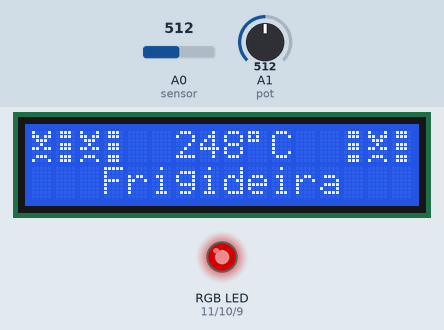
Simulated run of this sketch. Board: Arduino Uno, built with avr-gcc and run on an emulated ATmega328P. On the bench: 16×2 character LCD, an RGB LED mixed from three pins (HIGH = lit). The inputs (shaded band) are chosen by the test bench; at power-on: A1 (pot) = 512, A0 (sensor) = 512. Dim RGB values are drawn brighter than linear.

Above: at 5.6 s.
5.7 s: A1 (pot) set to 716
At 6.9 s:
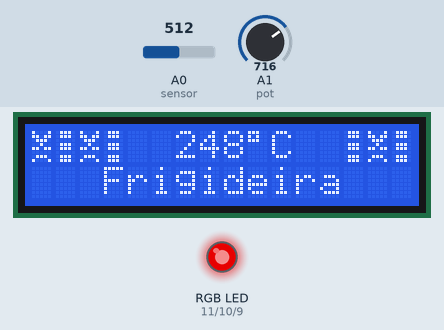
7.2 s: A0 (sensor) set to 74
At 10.1 s:
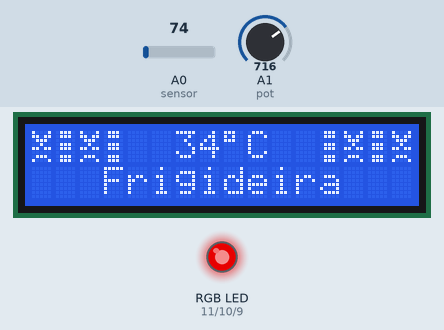
10.2 s: A0 (sensor) set to 62
11.7 s: A1 (pot) set to 900
At 12.7 s:
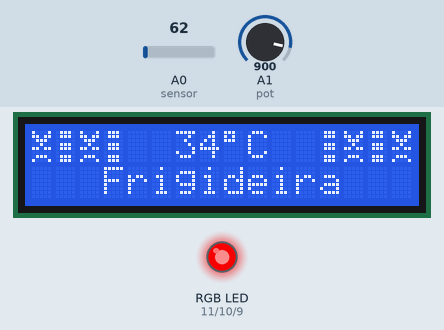
13.2 s: A0 (sensor) set to 20
At 15.6 s:
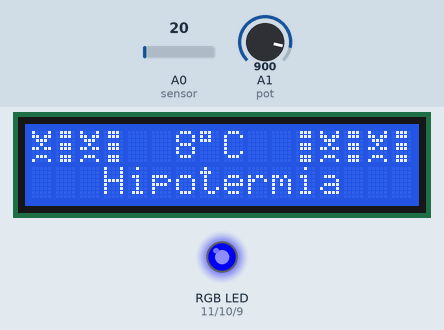
16.2 s: A1 (pot) set to 122
At 17.3 s:
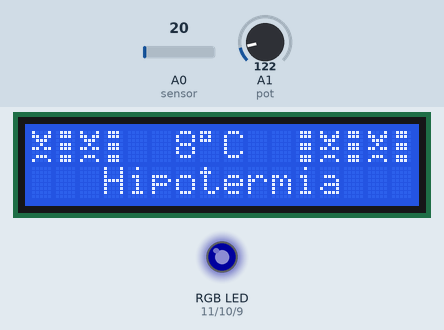
Timing chart, 0 to 18.7 s (numbered marks = the images above; inputs shaded):
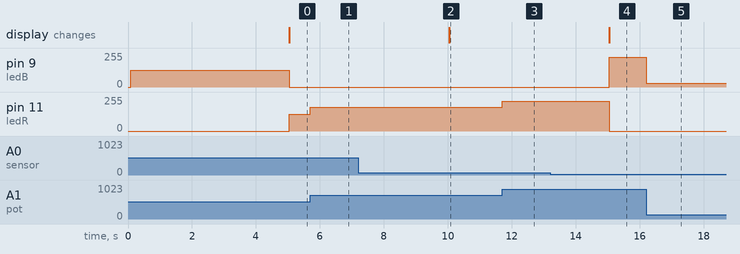

Measured:
- after the input at 5.7 s, pin 11 (ledR): 127/255 → 178/255 at once
- after the input at 7.2 s, the display: changes after 2.8 s (image 2)
- after the input at 10.2 s, every drawn part: stays the same
- after the input at 11.7 s, pin 11 (ledR): 178/255 → 224/255 at once
- after the input at 13.2 s, pin 9 (ledB): 0/255 → 224/255 after 1.8 s; pin 10 (ledG): stays LOW (without the input it goes to HIGH after 1.8 s); the display: changes after 1.8 s (image 4)
- after the input at 16.2 s, pin 9 (ledB): 224/255 → 30/255 at once

The sketch:

temp_noah.ino
```cpp
#include <Wire.h>
#include <LiquidCrystal_I2C.h>

#define sensor A0
#define ledR 11
#define ledG 10
#define ledB 9
#define pot A1

float temperatura = 0;
float offsetreal = -2;
int temparredondada = 0;

bool estadoLed = true;

unsigned long tempoAnterior = 0;
const unsigned long intervalo = 5000; // 5 segundos

//LiquidCrystal_I2C lcd(0x27, 2, 1, 0, 4, 5, 6, 7, 3, POSITIVE); // inicia lcd

LiquidCrystal_I2C lcd(0x27, 16, 2);

void setup() {

  byte exclamacao[] = {
  B10001,
  B11011,
  B01110,
  B00100,
  B11011,
  B00000,
  B01110,
  B10001
  };

  byte zeros[] = {
  B01110,
  B01110,
  B00000,
  B01110,
  B01110,
  B00000,
  B01110,
  B01110
};

  pinMode(sensor, INPUT);
  pinMode(ledR, OUTPUT);
  pinMode(ledG, OUTPUT);
  pinMode(ledB, OUTPUT);

  lcd.init();
  lcd.setBacklight(1);
  lcd.createChar(1,exclamacao);
  lcd.createChar(2,zeros);

}

int lerPot() {

  int valorPot = analogRead(pot);
  valorPot = map(valorPot, 0, 1023, 0, 255); // mapeamento analógico para digital
  return valorPot;

}


int lertemperatura() {

  int leitura = analogRead(sensor);
  float tensao = leitura * (5.0 / 1024.0); // ajusta a voltagem à condição de temperatura, evita variações bruscas comuns a este tipo de sensor
  temperatura = tensao * 100 + offsetreal; // um grau celsiu = 10mV = 0.01v
  temparredondada = round(temperatura);
  return temparredondada;

}

void mostratemperatura() {

  lcd.setCursor(0, 0);
  //lcd.print("****  ");
  lcd.write(1);
  lcd.write(2);
  lcd.write(1);
  lcd.write(2);
  //lcd.write(1);
  lcd.print("  ");
  lcd.print(temparredondada);
  lcd.print((char)223);
  lcd.print("C  ");
  lcd.write(2);
  lcd.write(1);
  lcd.write(2);
  lcd.write(1);
  lcd.write(2);

  String mensagem;

  if (temparredondada <= 20) {
    mensagem = "Hipotermia";
  } else if (temparredondada <= 30) {
    mensagem = "Suave na nave";
  } else {
    mensagem = "Frigideira";
  }

  lcd.setCursor(0, 1);
  lcd.print("                ");  // limpa a linha
  int posicao = (16 - mensagem.length()) / 2;
  lcd.setCursor(posicao, 1);
  lcd.print(mensagem);
}

void red(int intensidade) {
  analogWrite(ledR, intensidade);
  analogWrite(ledG, 0);
  analogWrite(ledB, 0);

}

void green(int intensidade) {
  analogWrite(ledR, 0);
  analogWrite(ledG, intensidade);
  analogWrite(ledB, 0);

}

void blue(int intensidade) {
  analogWrite(ledR, 0);
  analogWrite(ledG, 0);
  analogWrite(ledB, intensidade);

}

void apagarLEDs() {

  analogWrite(ledR, 0);
  analogWrite(ledG, 0);
  analogWrite(ledB, 0);

}

void loop() {

  unsigned long tempoAtual = millis();
  int intensidade = lerPot();

  // Atualiza temperatura e LCD a cada 5 segundos
  if (tempoAtual - tempoAnterior >= intervalo) {
    tempoAnterior = tempoAtual;

    int t = lertemperatura();
    mostratemperatura();

    if (estadoLed) {
      if (t <= 21) {
        blue(intensidade);
      } else if (t <= 30) {
        green(intensidade);
      } else {
        red(intensidade);
      }
    } else {
      apagarLEDs();
    }
  }

  // Mesmo fora do intervalo de 5s, permite ajuste de intensidade em tempo real
  if (estadoLed) {
    if (temparredondada <= 20) {
      blue(intensidade);
    } else if (temparredondada <= 30) {
      green(intensidade);
    } else {
      red(intensidade);
    }
  } else {
    apagarLEDs();
  }
}
```

LED_RGB.cpp
```cpp
#include "LED_RGB.h"
#include <Arduino.h>


LED_RGB::LED_RGB(int pinR, int pinG, int pinB){

    this->pinoR = pinR;
    this->pinoG = pinG;
    this->pinoB = pinB;

    pinMode(pinoR, OUTPUT);
    pinMode(pinoG, OUTPUT);
    pinMode(pinoB, OUTPUT);

}

void LED_RGB::red(int intensidade){

    analogWrite(pinoR, intensidade);
    analogWrite(pinoG, 0);
    analogWrite(pinoB, 0);

}

void LED_RGB::green(int intensidade){

    analogWrite(pinoR, 0);
    analogWrite(pinoG, intensidade);
    analogWrite(pinoB, 0);

}

void LED_RGB::blue(int intensidade){

    analogWrite(pinoR, 0);
    analogWrite(pinoG, 0);
    analogWrite(pinoB, intensidade);

}

void LED_RGB::off(){

    analogWrite(pinoR, 0);
    analogWrite(pinoG, 0);
    analogWrite(pinoB, 0);

}
```

LED_RGB.h
```cpp
#ifndef LED_RGB__H_INCLUDED
#define LED_RGB__H_INCLUDED

#include <Arduino.h>

class LED_RGB{
public:

    LED_RGB(int pinR, int pinG, int pinB);

    void red(int intensidade);
    void green(int intensidade);
    void blue(int intensidade);
    void off();

private:
    int pinoR;
    int pinoG;
    int pinoB;


};


#endif // LED_RGB__H_INCLUDED
```
